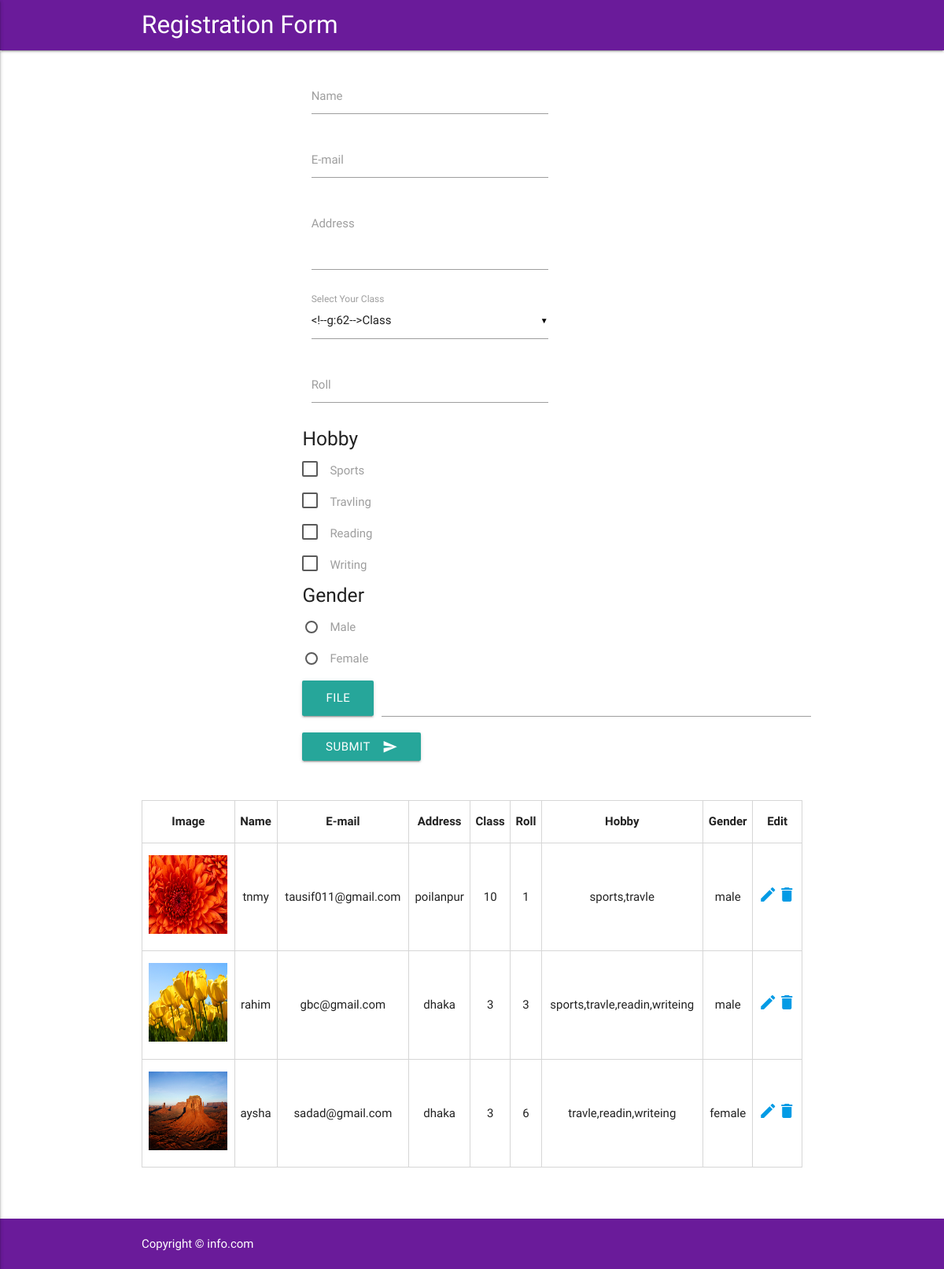
Before: / with the older database file.
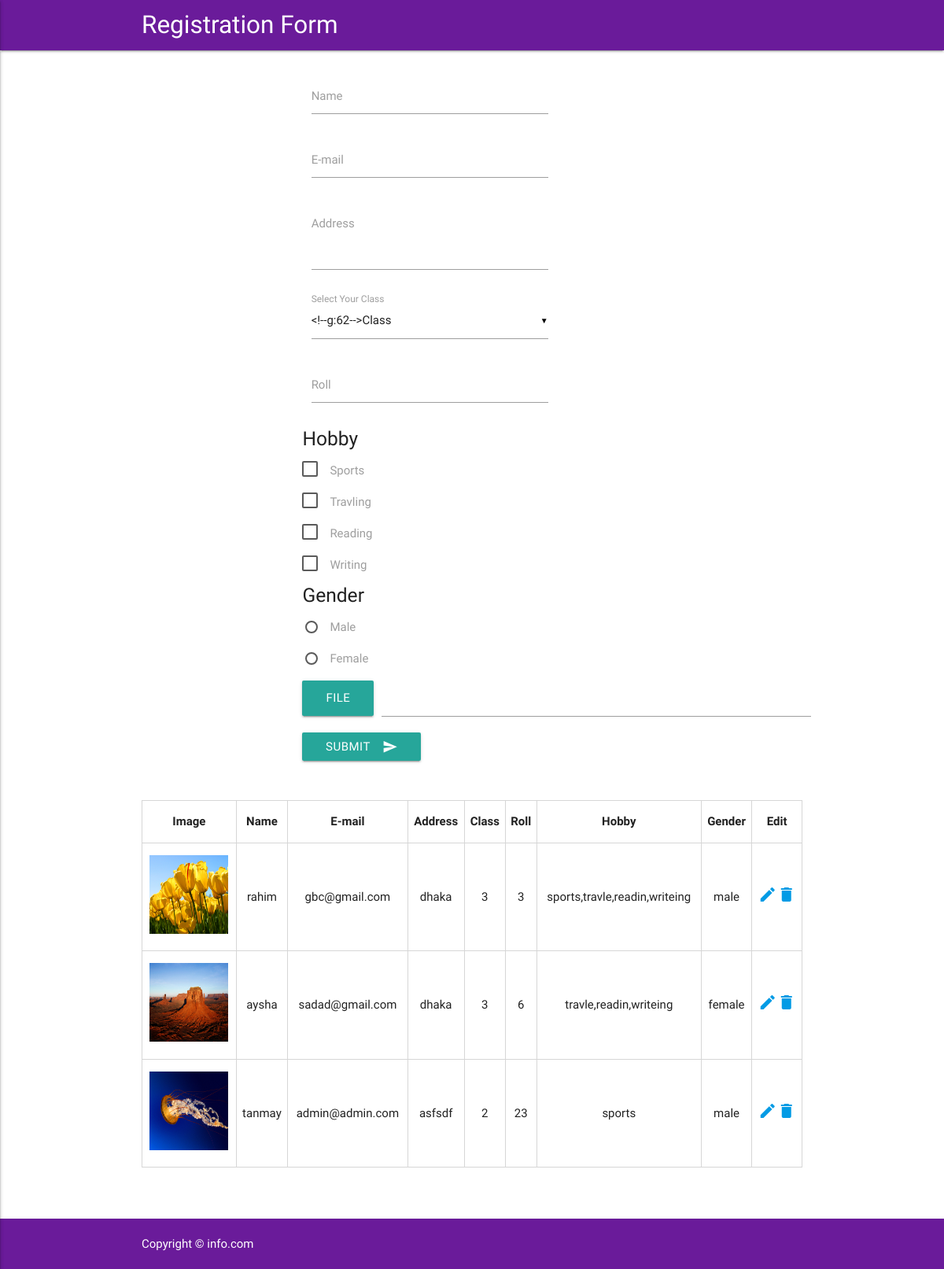
After: the same page with the newer database file.
### tables this page shows
CREATE TABLE `infos2` (
  `id` int(10) NOT NULL,
  `name` varchar(25) NOT NULL,
  `email` varchar(30) NOT NULL,
  `address` varchar(40) NOT NULL,
  `class` int(2) NOT NULL,
  `roll` int(4) NOT NULL,
  `hobby` varchar(30) NOT NULL,
  `gender` varchar(6) NOT NULL,
  `photo` varchar(100) NOT NULL
);

### index.php (the view, shortened to what this page needs)
<?php
$servername = "localhost";
$username = "root";
$password = "";
$dbname = "student2";
$conn = mysqli_connect($servername, $username,$password,$dbname);
?>
<!DOCTYPE html>
<html lang="en">
<head>
	<link rel="stylesheet" href="css/materialize.min.css">
	<link rel="stylesheet" href="css/style.css">
</head>
<body>
	<nav class="purple darken-3" role="navigation">
	    <div class="nav-wrapper container">
	      <a id="logo-container" href="#" class="brand-logo">Registration Form</a>
	    </div>
	</nav>
	<div class="main-login-form">
		<div class="container">
		<div class="row">
	    <form method="post" action="#" class="col s9 offset-s3" enctype="multipart/form-data">
	      <div class="row">
	        <div class="input-field col s6">
	          <input  id="name" type="text" class="validate" name="name">
	          <label for="name">Name</label>
	        </div>
	      </div>
	      <div class="row">
	        <div class="input-field col s6">
	          <input id="email" type="email" class="validate" name="email">
	          <label for="email">E-mail</label>
	        </div>
	      </div>
	     <div class="row">
     		<div class="input-field col s6">
	          <textarea id="textarea1" class="materialize-textarea" name="address"></textarea>
	          <label for="textarea1">Address</label>
	        </div>
	     </div>
	     <div class="row">
		     <div class="input-field col s6">
			    <label>Select Your Class</label>
			  </div>
	     </div>
	      <div class="row">
	        <div class="input-field col s6">
	          <input id="roll" type="number" class="validate" name="roll">
	          <label for="roll">Roll</label>
	        </div>
	      </div>
	     <div class="row">
	     	<h5>Hobby</h5>
	     	<p>
	  		  <label for="sports">Sports</label>
	      	</p>
	     	<p>
	  		  <label for="travle">Travling</label>
	      	</p>
	     	<p>
	  		  <label for="readin">Reading</label>
	      	</p>
	     	<p>
	  		  <label for="writeing">Writing</label>
	      	</p>
	     </div>
	     <div class="row">
	     	<h5>Gender</h5>
	     	<p>
		      <label for="male">Male</label>
		    </p>
	     	<p>
		      <label for="female">Female</label>
		    </p>
	     </div>
	     <div class="row">
	     	<div class="file-field input-field">
		      <div class="btn">
		        <span>File</span>
		      </div>
		      <div class="file-path-wrapper">
		        <input class="file-path validate" type="text">
		      </div>
		    </div>
	     </div>
		  <div class="row">
			  <button class="btn waves-effect waves-light" type="submit" name="save">Submit
			  <i class="material-icons right">send</i>
			  </button>
		  </div>
	    </form>
	  </div>
	</div>
	</div>
    <div class="info_show_all">
		<div class="container">
			<div class="row">
				<div class="col s12">
			      <table class="responsive-table">
			        <thead>
			          <tr>
			              <th data-field="id">Image</th>
			              <th data-field="id">Name</th>
			              <th data-field="name">E-mail</th>
			              <th data-field="price">Address</th>
			              <th data-field="price">Class</th>
			              <th data-field="price">Roll</th>
			              <th data-field="price">Hobby</th>
			              <th data-field="price">Gender</th>
			              <th data-field="price">Edit</th>
			          </tr>
			        </thead>
	<?php
	 $sql = "SELECT * FROM infos2";
     $result = mysqli_query($conn, $sql);
      if (mysqli_num_rows($result) > 0) {
      while($row = mysqli_fetch_assoc($result)) {
       ?>
                   <tbody>
			          <tr>
			            <td><img src="img/<?php echo $row['photo'];?>" alt="" width="100" height="100"></td>
			            <td><?php echo $row['name'];?></td>
			            <td><?php echo $row['email'];?></td>
			            <td><?php echo $row['address'];?></td>
			            <td><?php echo $row['class'];?></td>
			            <td><?php echo $row['roll'];?></td>
			            <td><?php echo $row['hobby'];?></td>
			            <td><?php echo $row['gender'];?></td>
			            <td>
			            	<a href="update.php?update_id=<?php echo $row['id'];?>"><i class="material-icons">mode_edit</i></a><a href="index.php?delete_id=<?php echo $row['id'];?>"><i class="material-icons">delete</i></a>
			            </td>
                       </tr>
					</tbody>
	<?php
	}
} else {
    echo "0 results";
}	?>
			      </table>
				</div>
			</div>
		</div>
	</div>
	<div class="footer-copyright">
      <nav class="purple darken-3" role="navigation">
	    <div class="nav-wrapper container">
	      <p>Copyright &copy; info.com</p>
	    </div>
	  </nav>
    </div>
</body>
</html>

### css/style.css (style rules this page uses)
.row { margin-bottom: 0; }
.info_show_all table, th, td { border: 1px solid #d6d6d6; text-align: center; }
.info_show_all { padding: 50px 0; }
.main-login-form { padding-top: 20px; }

Changed rows visible on the page:
removed infos2: photo (picture), name "tnmy", email "tausif011@gmail.com", address "poilanpur", class "10", roll "1", hobby "sports,travle", gender "male"
added infos2: photo (picture), name "tanmay", email "admin@admin.com", address "asfsdf", class "2", roll "23", hobby "sports", gender "male"
